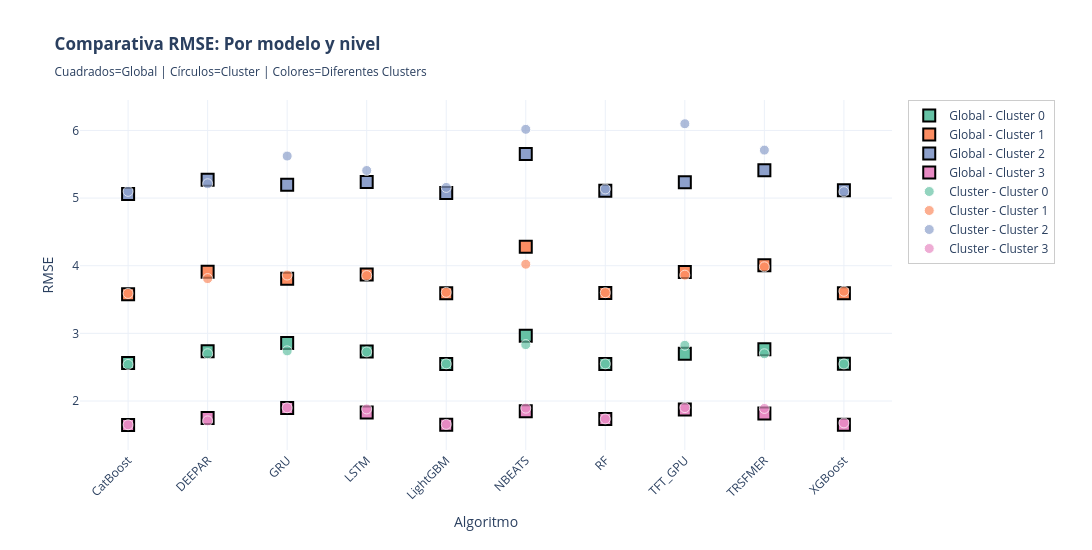

The notebook cell this image was saved under:
### Code cell
# ============================================================================
# GRÁFICO SCATTER: MÉTRICA vs ALGORITMOS - GLOBAL vs CLUSTER (por cluster)
# ============================================================================

print("\n" + "="*100)
print("📊 GRÁFICO SCATTER: MÉTRICA vs ALGORITMOS - GLOBAL vs CLUSTER (NIVEL CLUSTER)")
print("="*100)

import plotly.graph_objects as go
import plotly.express as px

# PARÁMETRO: Métrica a visualizar
METRICA_COMPARACION_NIVEL = 'RMSE'

# 1. Obtener datos GLOBAL (NDetalle == 'Global', Cluster NOT NULL, Producto IS NULL)
df_global_cluster_data = df_resultados_consolidados[
    (df_resultados_consolidados['NDetalle'] == 'Global') &
    (df_resultados_consolidados['Cluster'].notna()) &
    (df_resultados_consolidados['Producto'].isna())
].copy()

# Filtrar algoritmos a excluir
df_global_cluster_data = df_global_cluster_data[~df_global_cluster_data['Algoritmo'].isin(['NAIVE', 'MEDIA7'])].copy()

# 2. Obtener datos CLUSTER (NDetalle == 'Cluster', Cluster NOT NULL, Producto IS NULL)
df_cluster_cluster_data = df_resultados_consolidados[
    (df_resultados_consolidados['NDetalle'] == 'Cluster') &
    (df_resultados_consolidados['Cluster'].notna()) &
    (df_resultados_consolidados['Producto'].isna())
].copy()

# Filtrar algoritmos a excluir
df_cluster_cluster_data = df_cluster_cluster_data[~df_cluster_cluster_data['Algoritmo'].isin(['NAIVE', 'MEDIA7'])].copy()

if df_global_cluster_data.empty and df_cluster_cluster_data.empty:
    print("⚠️ No hay datos disponibles para la comparación")
else:
    # Crear figura
    fig_global_vs_cluster = go.Figure()
    
    # Colores para los clusters
    colores_clusters = px.colors.qualitative.Set2
    
    # Obtener clusters únicos
    clusters_unicos = sorted(pd.concat([
        df_global_cluster_data['Cluster'],
        df_cluster_cluster_data['Cluster']
    ]).unique())
    
    # Mapeo de colores para cada cluster
    color_map_global_cluster = {cluster: colores_clusters[idx % len(colores_clusters)] 
                                for idx, cluster in enumerate(clusters_unicos)}
    
    # Obtener algoritmos únicos
    algoritmos = sorted(pd.concat([
        df_global_cluster_data['Algoritmo'],
        df_cluster_cluster_data['Algoritmo']
    ]).unique())
    
    # ==================== AGREGAR PUNTOS GLOBAL (cuadrados) ====================
    if not df_global_cluster_data.empty:
        for cluster in clusters_unicos:
            df_global_filtered = df_global_cluster_data[df_global_cluster_data['Cluster'] == cluster]
            
            if not df_global_filtered.empty:
                fig_global_vs_cluster.add_trace(
                    go.Scatter(
                        x=df_global_filtered['Algoritmo'],
                        y=df_global_filtered[METRICA_COMPARACION_NIVEL],
                        mode='markers',
                        name=f'Global - Cluster {int(cluster)}',
                        marker=dict(
                            size=12,
                            color=color_map_global_cluster[cluster],
                            symbol='square',
                            opacity=1,
                            line=dict(color='black', width=2)
                        ),
                        hovertemplate=f'<b>Global</b><br>Cluster {int(cluster)}<br>%{{x}}<br>{METRICA_COMPARACION_NIVEL}: %{{y:.4f}}<extra></extra>'
                    )
                )
    
    # ==================== AGREGAR PUNTOS CLUSTER (círculos) ====================
    if not df_cluster_cluster_data.empty:
        for cluster in clusters_unicos:
            df_cluster_filtered = df_cluster_cluster_data[df_cluster_cluster_data['Cluster'] == cluster]
            
            if not df_cluster_filtered.empty:
                fig_global_vs_cluster.add_trace(
                    go.Scatter(
                        x=df_cluster_filtered['Algoritmo'],
                        y=df_cluster_filtered[METRICA_COMPARACION_NIVEL],
                        mode='markers',
                        name=f'Cluster - Cluster {int(cluster)}',
                        marker=dict(
                            size=10,
                            color=color_map_global_cluster[cluster],
                            symbol='circle',
                            opacity=0.7,
                            line=dict(color='white', width=1)
                        ),
                        hovertemplate=f'<b>Cluster</b><br>Cluster {int(cluster)}<br>%{{x}}<br>{METRICA_COMPARACION_NIVEL}: %{{y:.4f}}<extra></extra>'
                    )
                )
    
    # Configurar layout
    fig_global_vs_cluster.update_layout(
        title=f'<b>Comparativa {METRICA_COMPARACION_NIVEL}: Por modelo y nivel</b><br><sub>Cuadrados=Global | Círculos=Cluster | Colores=Diferentes Clusters</sub>',
        xaxis_title='Algoritmo',
        yaxis_title=f'{METRICA_COMPARACION_NIVEL}',
        height=550,
        width=1100,
        template='plotly_white',
        hovermode='closest',
        legend=dict(
            orientation='v',
            yanchor='top',
            y=1,
            xanchor='left',
            x=1.02,
            bgcolor='rgba(255, 255, 255, 0.8)',
            bordercolor='rgba(0, 0, 0, 0.2)',
            borderwidth=1
        ),
        xaxis=dict(
            tickangle=-45,
            categoryorder='array',
            categoryarray=list(algoritmos)
        ),
        margin=dict(b=100, r=200)
    )
    
    fig_global_vs_cluster.show()
    
    print(f"\n✅ Gráfico generado:")
    print(f"   - Métrica: {METRICA_COMPARACION_NIVEL}")
    print(f"   - Algoritmos: {len(algoritmos)}")
    print(f"   - Clusters: {len(clusters_unicos)}")
    print(f"   - Puntos Global (cuadrados): {len(df_global_cluster_data)}")
    print(f"   - Puntos Cluster (círculos): {len(df_cluster_cluster_data)}")
    print(f"   - Total de puntos: {len(df_global_cluster_data) + len(df_cluster_cluster_data)}")

### Figure 1 — Plotly figure (JSON) as saved in the notebook; plotly's stock layout.template omitted (floating-point values rounded to 4 significant figures)
{"data": [{"hovertemplate": "<b>Global</b><br>Cluster 0<br>%{x}<br>RMSE: %{y:.4f}<extra></extra>", "marker": {"color": "rgb(102,194,165)", "line": {"color": "black", "width": 2}, "opacity": 1, "size": 12, "symbol": "square"}, "mode": "markers", "name": "Global - Cluster 0", "type": "scatter", "x": ["XGBoost", "LightGBM", "GRU", "NBEATS", "TRSFMER", "CatBoost", "LSTM", "TFT_GPU", "DEEPAR", "RF"], "y": [2.553, 2.549, 2.857, 2.963, 2.765, 2.56, 2.732, 2.699, 2.734, 2.546]}, {"hovertemplate": "<b>Global</b><br>Cluster 1<br>%{x}<br>RMSE: %{y:.4f}<extra></extra>", "marker": {"color": "rgb(252,141,98)", "line": {"color": "black", "width": 2}, "opacity": 1, "size": 12, "symbol": "square"}, "mode": "markers", "name": "Global - Cluster 1", "type": "scatter", "x": ["XGBoost", "LightGBM", "GRU", "NBEATS", "TRSFMER", "CatBoost", "LSTM", "TFT_GPU", "DEEPAR", "RF"], "y": [3.593, 3.592, 3.809, 4.28, 4.008, 3.579, 3.87, 3.909, 3.912, 3.596]}, {"hovertemplate": "<b>Global</b><br>Cluster 2<br>%{x}<br>RMSE: %{y:.4f}<extra></extra>", "marker": {"color": "rgb(141,160,203)", "line": {"color": "black", "width": 2}, "opacity": 1, "size": 12, "symbol": "square"}, "mode": "markers", "name": "Global - Cluster 2", "type": "scatter", "x": ["XGBoost", "LightGBM", "GRU", "NBEATS", "TRSFMER", "CatBoost", "LSTM", "TFT_GPU", "DEEPAR", "RF"], "y": [5.115, 5.076, 5.197, 5.65, 5.41, 5.062, 5.236, 5.234, 5.272, 5.109]}, {"hovertemplate": "<b>Global</b><br>Cluster 3<br>%{x}<br>RMSE: %{y:.4f}<extra></extra>", "marker": {"color": "rgb(231,138,195)", "line": {"color": "black", "width": 2}, "opacity": 1, "size": 12, "symbol": "square"}, "mode": "markers", "name": "Global - Cluster 3", "type": "scatter", "x": ["XGBoost", "LightGBM", "GRU", "NBEATS", "TRSFMER", "CatBoost", "LSTM", "TFT_GPU", "DEEPAR", "RF"], "y": [1.65, 1.648, 1.897, 1.849, 1.815, 1.645, 1.831, 1.873, 1.75, 1.736]}, {"hovertemplate": "<b>Cluster</b><br>Cluster 0<br>%{x}<br>RMSE: %{y:.4f}<extra></extra>", "marker": {"color": "rgb(102,194,165)", "line": {"color": "white", "width": 1}, "opacity": 0.7, "size": 10, "symbol": "circle"}, "mode": "markers", "name": "Cluster - Cluster 0", "type": "scatter", "x": ["XGBoost", "LightGBM", "GRU", "NBEATS", "TRSFMER", "CatBoost", "LSTM", "TFT_GPU", "DEEPAR", "RF"], "y": [2.548, 2.549, 2.741, 2.833, 2.698, 2.541, 2.726, 2.824, 2.699, 2.549]}, {"hovertemplate": "<b>Cluster</b><br>Cluster 1<br>%{x}<br>RMSE: %{y:.4f}<extra></extra>", "marker": {"color": "rgb(252,141,98)", "line": {"color": "white", "width": 1}, "opacity": 0.7, "size": 10, "symbol": "circle"}, "mode": "markers", "name": "Cluster - Cluster 1", "type": "scatter", "x": ["XGBoost", "LightGBM", "GRU", "NBEATS", "TRSFMER", "CatBoost", "LSTM", "TFT_GPU", "DEEPAR", "RF"], "y": [3.623, 3.606, 3.862, 4.022, 3.984, 3.591, 3.855, 3.861, 3.81, 3.602]}, {"hovertemplate": "<b>Cluster</b><br>Cluster 2<br>%{x}<br>RMSE: %{y:.4f}<extra></extra>", "marker": {"color": "rgb(141,160,203)", "line": {"color": "white", "width": 1}, "opacity": 0.7, "size": 10, "symbol": "circle"}, "mode": "markers", "name": "Cluster - Cluster 2", "type": "scatter", "x": ["XGBoost", "LightGBM", "GRU", "NBEATS", "TRSFMER", "CatBoost", "LSTM", "TFT_GPU", "DEEPAR", "RF"], "y": [5.095, 5.158, 5.621, 6.017, 5.709, 5.099, 5.408, 6.099, 5.211, 5.135]}, {"hovertemplate": "<b>Cluster</b><br>Cluster 3<br>%{x}<br>RMSE: %{y:.4f}<extra></extra>", "marker": {"color": "rgb(231,138,195)", "line": {"color": "white", "width": 1}, "opacity": 0.7, "size": 10, "symbol": "circle"}, "mode": "markers", "name": "Cluster - Cluster 3", "type": "scatter", "x": ["XGBoost", "LightGBM", "GRU", "NBEATS", "TRSFMER", "CatBoost", "LSTM", "TFT_GPU", "DEEPAR", "RF"], "y": [1.676, 1.655, 1.9, 1.895, 1.891, 1.649, 1.883, 1.903, 1.706, 1.735]}], "layout": {"height": 550, "hovermode": "closest", "legend": {"bgcolor": "rgba(255, 255, 255, 0.8)", "bordercolor": "rgba(0, 0, 0, 0.2)", "borderwidth": 1, "orientation": "v", "x": 1.02, "xanchor": "left", "y": 1, "yanchor": "top"}, "margin": {"b": 100, "r": 200}, "title": {"text": "<b>Comparativa RMSE: Por modelo y nivel</b><br><sub>Cuadrados=Global | Círculos=Cluster | Colores=Diferentes Clusters</sub>"}, "width": 1100, "xaxis": {"categoryarray": ["CatBoost", "DEEPAR", "GRU", "LSTM", "LightGBM", "NBEATS", "RF", "TFT_GPU", "TRSFMER", "XGBoost"], "categoryorder": "array", "tickangle": -45, "title": {"text": "Algoritmo"}}, "yaxis": {"title": {"text": "RMSE"}}}}
